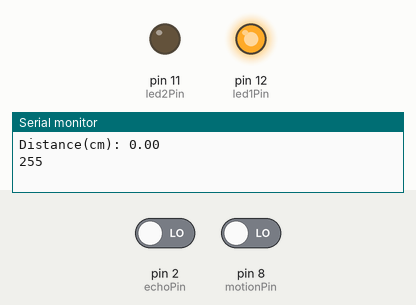
A sketch run on a simulated Arduino Uno, built with avr-gcc and run on an emulated ATmega328P. Parts: output pins drawn as LEDs (lit = HIGH), the last lines printed to the serial monitor. Inputs (shaded band) come from the test bench; at power-on: pin 8 (motionPin) LOW, pin 2 (echoPin) LOW. Pins used as bus, display or sensor lines are not drawn.

Above: at 1.2 s.
1.3 s: pin 8 (motionPin) driven HIGH
At 3.7 s:
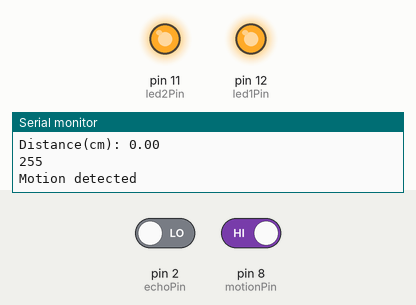
4.0 s: pin 8 (motionPin) driven LOW
At 6.9 s:
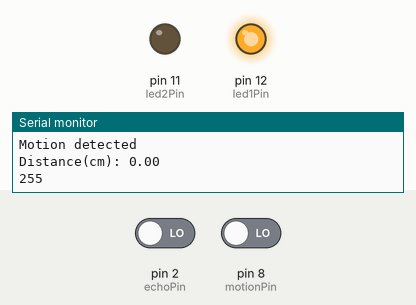
Timing chart, 0 to 8.4 s (numbered marks = the images above; inputs shaded):
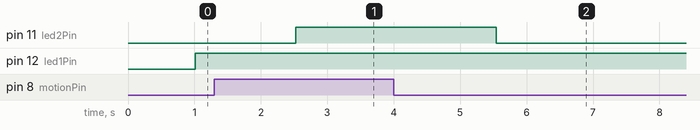

The sketch:

LAB11_1.ino
```cpp
// 초음파 센서
int trigPin = 3;
int echoPin = 2;
int motionPin = 8; // 적외선
int led1Pin = 12;
int led2Pin = 11;
int led1Bright;
void setup() {
  Serial.begin(9600);
  pinMode(trigPin, OUTPUT);
  pinMode(echoPin, INPUT);
  pinMode(motionPin, INPUT);
  pinMode(led1Pin, OUTPUT);
  pinMode(led2Pin, OUTPUT);
}

void loop() {
  int motion = digitalRead(motionPin);
  digitalWrite(trigPin, HIGH);
  delay(10);
  digitalWrite(trigPin, LOW);
  float duration = pulseIn(echoPin, HIGH);
  float distance = duration * 340 / 10000 / 2;
  Serial.println(String("Distance(cm): ") + distance);

  if(distance > 100){
    led1Bright = 0;
  }else{
    led1Bright = map(distance, 100, 0, 0, 255);
  }
  Serial.println(led1Bright);
  analogWrite(led1Pin, led1Bright);

  if(motion == 1){
    Serial.println("Motion detected");
    digitalWrite(led2Pin, HIGH);
  }else{
    digitalWrite(led2Pin, LOW);
  }
  // led1Pin, led1Bright, led2Pin 이 없으며, trigPin, echoPin이 있다.
  delay(500);

}
```

Measured:
- after the input at 1.3 s, pin 11 (led2Pin): LOW → HIGH after 1.2 s
- after the input at 4.0 s, pin 11 (led2Pin): HIGH → LOW after 1.5 s
